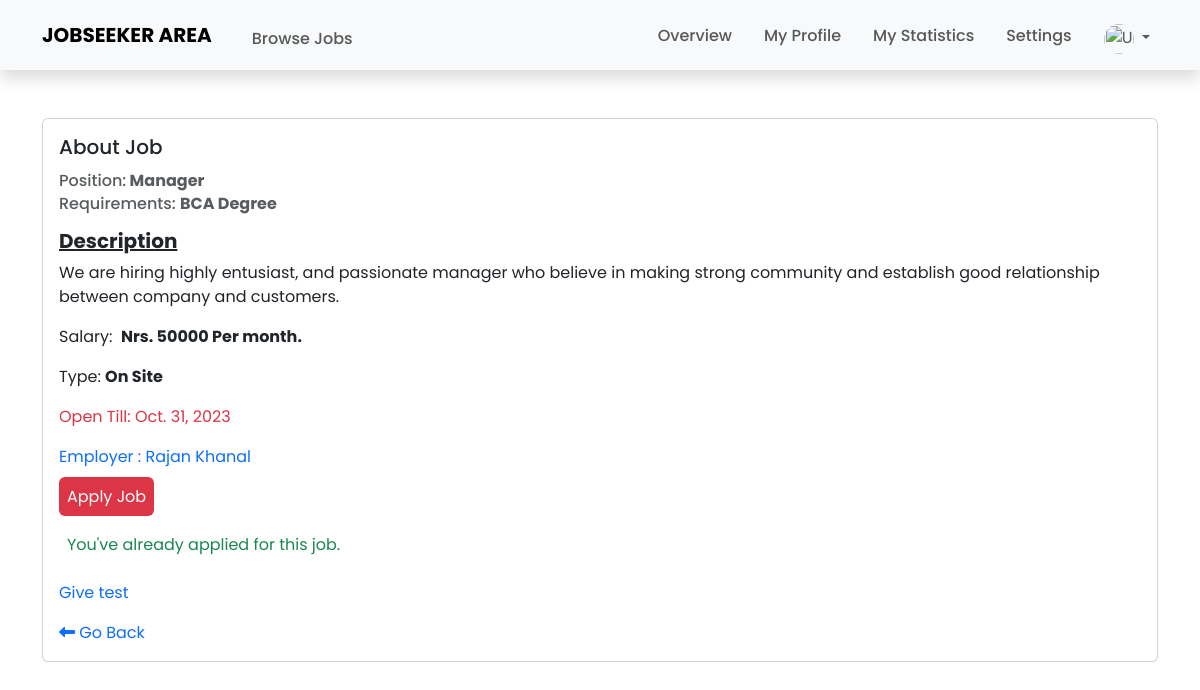
Screenshot of /jobseeker/browsejob/1 (signed in) with the database file from the repository.
### employer/models.py (models this page shows, shortened)
class Job(models.Model):
    employer = models.ForeignKey(Employer,on_delete=models.CASCADE,related_name='job')
    job_id = models.AutoField(primary_key=True)
    job_type = models.CharField(max_length=50,choices=JOB_TYPE,blank=False,null=False ,verbose_name='Job type')
    job_position = models.CharField(verbose_name="Position",max_length=100,null=False,blank=False)
    job_requirement = models.CharField(verbose_name="Requirements",max_length=100,null=False,blank=False)
    job_description = models.TextField(verbose_name="Description",null=False,blank=False)
    salary = models.TextField(max_length=30,blank=True,null=True)
    location_type = models.TextField(choices=LOCATION_TYPE,blank=False)
    deadline = models.DateField(blank=False,null=False,default=default_deadline)

class Employer(models.Model):
    emp_id = models.AutoField(primary_key=True)
    emp_name = models.CharField(max_length=50,null=False,blank=False,verbose_name='Employer name')
    emp_phone_number = models.CharField(max_length=11,null=False,blank=False,verbose_name='Employer number')
    emp_email = models.EmailField(verbose_name='Employer Email',null=False,blank=False,unique=True)
    emp_password = models.CharField(null=False,blank=False,verbose_name='Employer Password',max_length=255)
    about_employer = models.TextField(verbose_name='About Employer',blank=True,null=True)
    emp_profile = models.FileField(upload_to=filepath ,null=True,verbose_name='Profile Photo')

### jobseeker/views.py (the view)
# urls.py: path('browsejob/<int:id>',browse_job,name="browsejob"),
def browse_job(request,id):
    email = request.session.get('jobseeker_email',None)
    if email:
        try:
            allow = True
            job = Job.objects.get(job_id = id)
            jobseeker = JobSeeker.objects.get(email=email)
            is_applied = AppliedJobs.objects.filter(job__job_id = id,job_seeker__id = jobseeker.id).exists()
            message = ''
            if datetime.date.today() > job.deadline:
                allow = False
                message = "Application closed."
            if is_applied:
                allow = False
                message = "You've already applied for this job."
        except Exception as e:
            print("Exception in browse_job",e)
        context = {"data":job,"allowed":allow,"message":message,"isapplied":is_applied}
        return render(request,'jobseeker-dashboard/components/browsejobs.html',context)
    else:
        messages.error(request,"Session Expired. Please Login again.")
        return redirect('login')

### templates/jobseeker-dashboard/components/browsejobs.html (shortened to what this page needs)
{% extends '../dashboard.html' %}
{%block content%}
    <div class="container">
        <div class="card mt-5">
            <div class="card-body">
              <h5 class="card-title mb-3">About Job</h5>
              <h6 class="card-subtitle mb-2 text-body-secondary">Position:<b> {{data.job_position}}</b></h6>
              <h6 class="card-subtitle mb-2 text-body-secondary">Requirements: <b> {{data.job_requirement}}</b></h6>
              <h6 class="fs-5 fw-bold mt-3 " ><u>Description</u></h6>
              <p class="card-text">{{data.job_description}}</p>
              <p class="card-text">Salary:&nbsp; <b>{{data.salary}}</b></p>
              <p class="card-text">Type: <b>{{data.location_type}}</b></p>
              <p class="card-text mt-2 mb-3 text-danger">Open Till: {{data.deadline}}</p>
              <a href="{% url 'view_employer' employer=data.employer.emp_id %}" class="card-link d-block mb-3">Employer : {{data.employer.emp_name}}</a>
              {% if allowed %}
              <a href="#" data-bs-toggle="modal" data-bs-target="#applyJob" class="m-0 bg-primary p-2 text-white rounded">Apply Job</a>
              {%else%}
              <a href="#"  data-bs-toggle="modal" class="m-0 bg-danger p-2 text-white rounded" aria-disabled="true" style="cursor: not-allowed;">Apply Job</a>
              <span class="p-2 text-success d-block mt-3">{{message}}</span>
              <a class="d-block mt-3" href="{% url 'quiz' data.job_id %}">Give test</a>
              {%endif%}
              <a class="d-block mt-3" href="{% url 'jobseeker-dashboard' %}"> <i class="fas fa-long-arrow-alt-left"></i> Go Back</a>
            </div>
          </div>
    </div>
{% endblock %}
{%block script%}
{% load static %}
{% endblock %}

### static/css/style.css (style rules this page uses)
a { text-decoration: none !important; }

### static/css/dashboard.css (style rules this page uses)
.card { overflow:hidden; }

### static/css/jobseeker.css (style rules this page uses)
.text-white { color: white !important; }

### rows the page displays
Job: job_position "Manager", job_requirement "BCA Degree", job_description "We are hiring highly entusiast, and passionate manager who believe in making strong community and establish good relationship between company and customers.", salary "Nrs. 50000 Per month.", location_type "On Site", deadline "Oct. 31, 2023", employer.emp_name "Rajan Khanal"

### other values shown
{{ message }} "You've already applied for this job."
